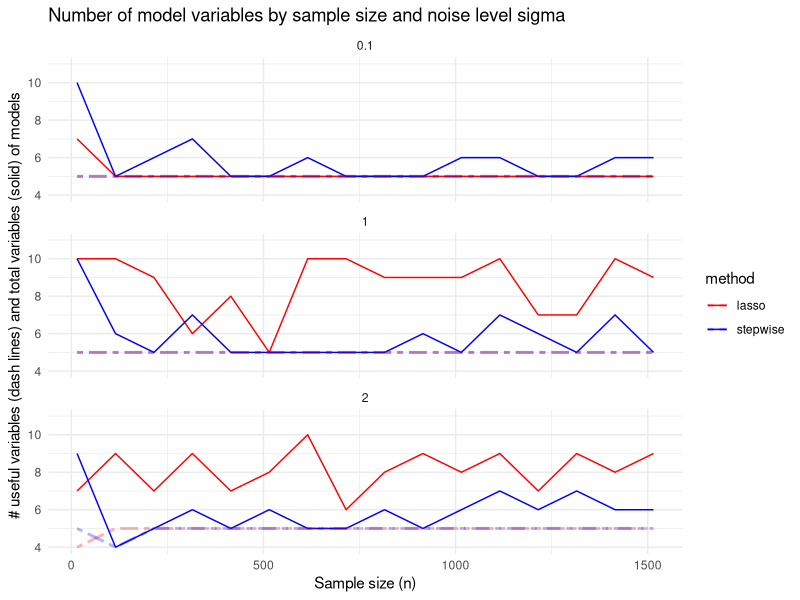
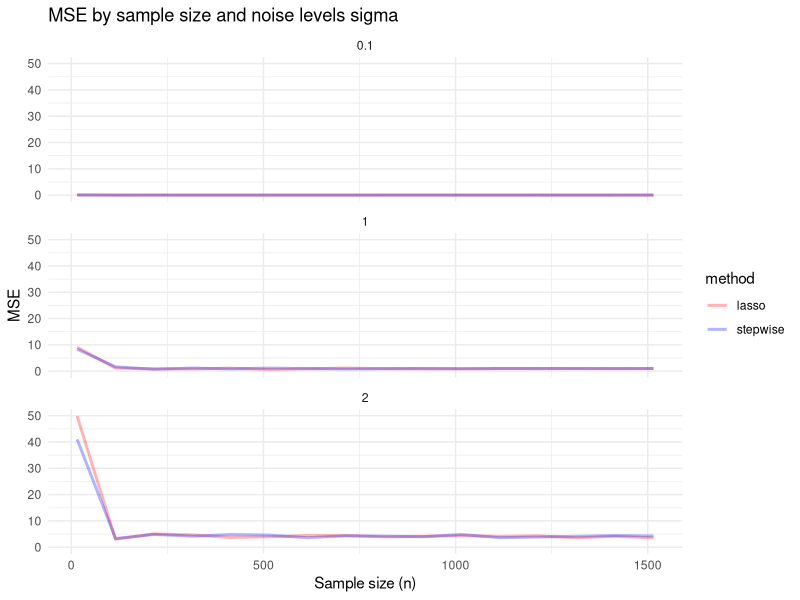
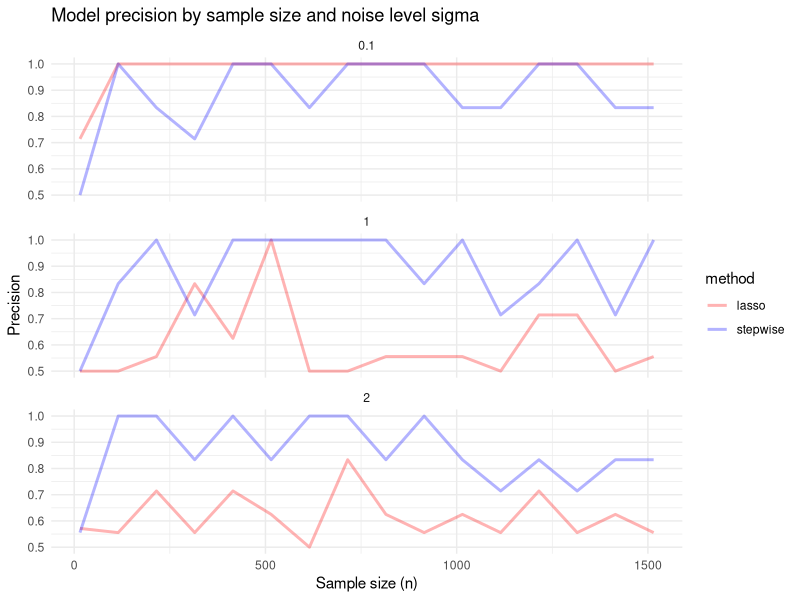

Generate these figures, in order, with R:
## ---- chunk 1
knitr::opts_chunk$set(echo = TRUE, message = F, warning = F)
## ---- chunk 2
library(MASS)
library(glmnet)
library(ggplot2)
library(tidyverse)
## ---- chunk 3
set.seed(5320)

# Set up simulation parameters
n <- seq(from = 15, to = 1515, by = 100)
n_useful <- 5
n_unrelated <- 5
beta <- c(0.5, 1, 1.5, 2, 3, rep(0, n_unrelated))
sigma <- c(0.1, 1, 2)

# Simulate data and fit models
results <- expand.grid(n = n, sigma = sigma, method = c("lasso", "stepwise"))
nrow_results <- nrow(results)

for (i in seq_len(nrow_results)) {
  # Simulate data
  X <- matrix(rnorm(results$n[i] * 10), ncol = 10)
  y <- X %*% beta + rnorm(results$n[i], sd = results$sigma[i])
  colnames(X) <- paste0("X", 1:10)
  data <- data.frame(y, X)
  train_idx <- sample(nrow(data), floor(nrow(data)*0.8))
  train <- data[train_idx, ]
  test <- data[-train_idx, ]
  
  # Fit models & evaluate performance
  if (results$method[i] == "lasso") {
    cv_lasso_fit <- cv.glmnet(as.matrix(train[, -1]), train$y, alpha = 1)
    # Select optimal lambda value based on cross-validation
    opt_lambda <- cv_lasso_fit$lambda.min
    # Train lasso model on full training set with optimal lambda
    lasso_model <- glmnet(as.matrix(train[, -1]), train$y, alpha = 1, lambda = opt_lambda)
    
    # Evaluate model performance on test set
    pred_lasso <- predict(lasso_model, newx = as.matrix(test[, -1]))
    MSE <- mean((pred_lasso - test$y)^2)
    beta_hat <- coef(lasso_model)[-1]
    pred_vars <- which(beta_hat != 0)
  } else {
    # Train stepwise regression model
    step_model <- stepAIC(lm(y ~ ., data = train), direction = "both")
    # Evaluate model performance on test set
    pred_step <- predict(step_model, newdata = test)
    MSE <- mean((pred_step - test$y)^2)
    beta_hat <- coef(step_model)[-1]
    pred_vars <- which(beta_hat != 0)
  }
  
  # Calculate proportion of times that the right predictors are selected
  n_useful_selected <- length(intersect(pred_vars, 1:n_useful))
  prop_useful_selected <- n_useful_selected / n_useful
  
  # Save results
  results$pred_vars[i] <- length(pred_vars)
  results$n_useful_selected[i] <- n_useful_selected
  results$prop_useful_selected[i] <- prop_useful_selected
  results$MSE[i] <- MSE
}

# Plot results
ggplot(results, aes(x = n, y = pred_vars, color = method)) +
  geom_line() +
  geom_line(aes(x = n, y = n_useful_selected, color = method), linetype="twodash", alpha = 0.3, size = 1) +
  ylim(4, 11) +
  facet_wrap(sigma~., ncol = 1) +
  scale_color_manual(values = c("red", "blue")) +
  labs(x = "Sample size (n)", y = "# useful variables (dash lines) and total variables (solid) of models",
  title="Number of model variables by sample size and noise level sigma") +
  theme_minimal()
## ---- chunk 4
ggplot(results, aes(x = n, y = MSE, color = method)) +
  geom_line(, alpha = 0.3, size = 1) +
  facet_wrap(sigma~., ncol = 1) +
  scale_color_manual(values = c("red", "blue")) +
  labs(x = "Sample size (n)", y = "MSE", title="MSE by sample size and noise levels sigma") +  
  theme_minimal()
## ---- chunk 5
results <- mutate(results, precision = n_useful_selected/pred_vars)
## ---- chunk 6
ggplot(results) +
  geom_line(aes(x = n, y = precision, color = method), alpha = 0.3, size = 1) +
  facet_wrap(sigma~., ncol = 1) +
  scale_color_manual(values = c("red", "blue")) +
  labs(x = "Sample size (n)", y = "Precision",
  title="Model precision by sample size and noise level sigma") +
  theme_minimal()
## ---- chunk 7
results %>% filter(sigma == 1 & method == "lasso") %>% summarise(mean(precision))
